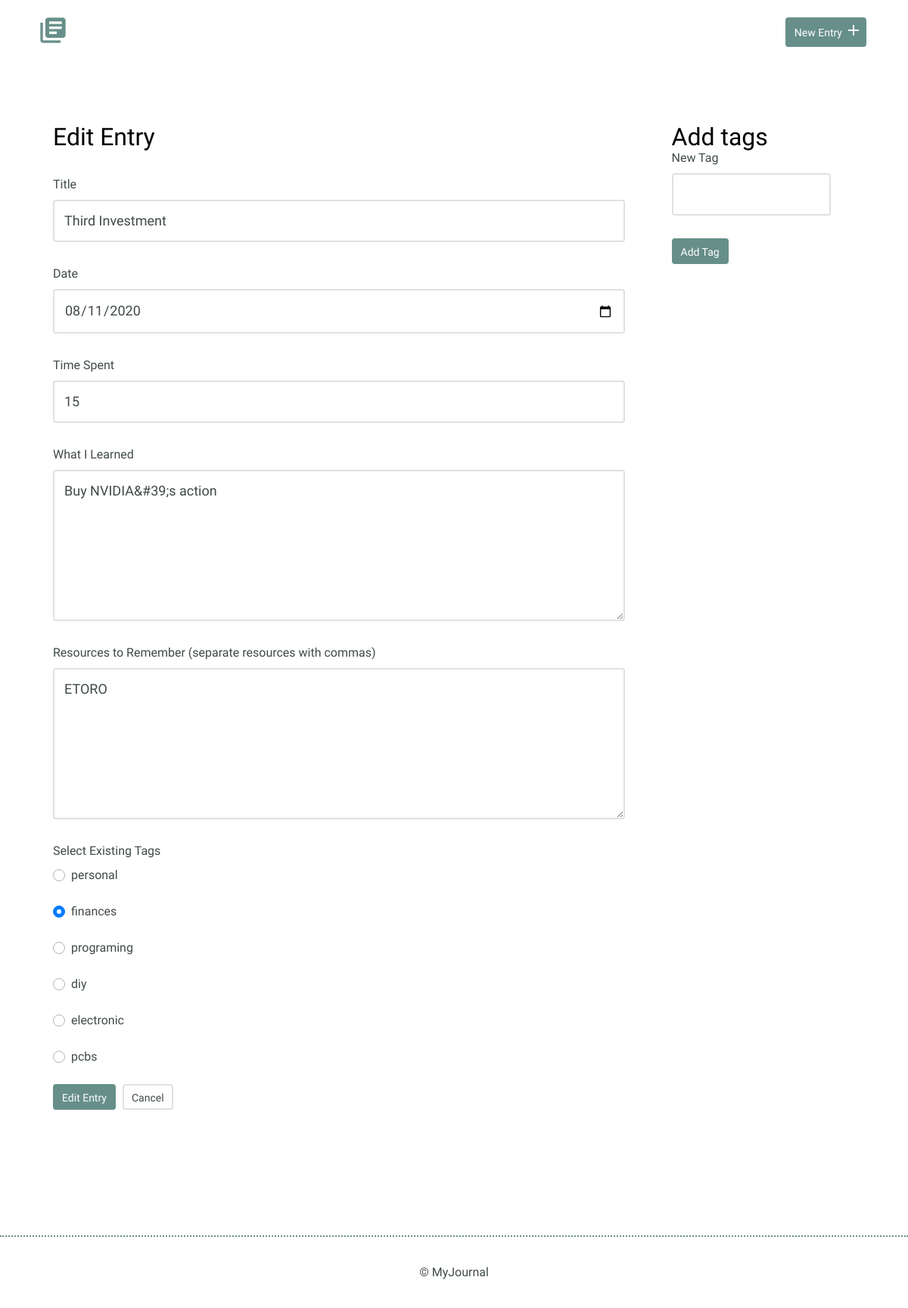
Page /edit.php?id=8 on the earlier database version.
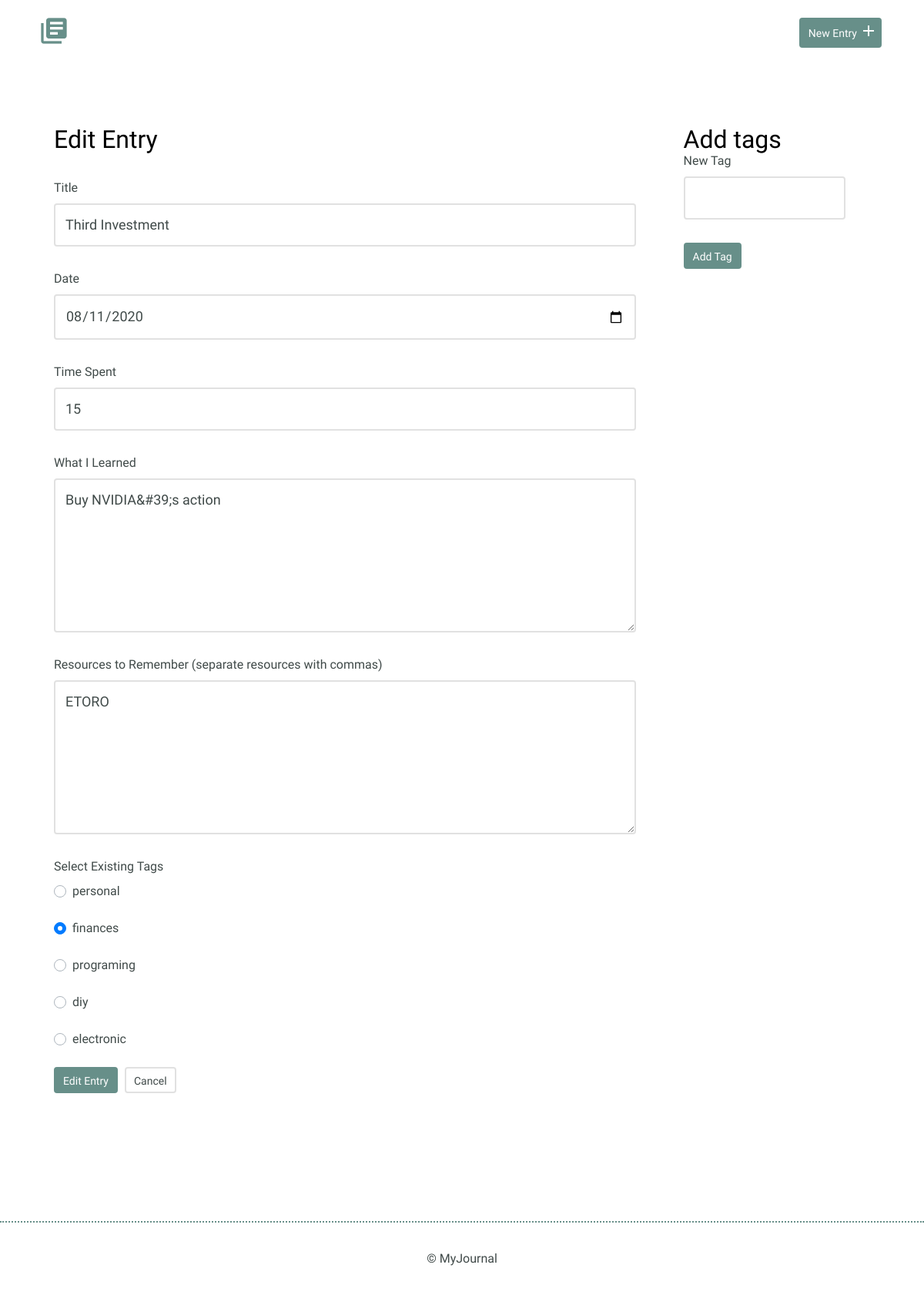
Same page on the later database version.
### tables this page shows
CREATE TABLE "tags" (
	"id"	INTEGER,
	"tag"	TEXT UNIQUE,
	PRIMARY KEY("id" AUTOINCREMENT)
);

### inc/functions.php (called while the page is built, shortened)
<?php
    function get_specific_entry($ID){
        include('connection.php');
        $sql = 'SELECT * FROM entries WHERE id = ?';
        try {
            $results = $db -> prepare($sql);
            $results -> bindValue(1, $ID, PDO::PARAM_INT);
            $results -> execute();
        } catch (Exception $e) {
            echo "Error!: " . $e -> getMessage() . "<br />";
            return false;
        }
        return $results -> fetch();
    }
    function get_tags_entry($ID){
        include('connection.php');
        $sql = 'SELECT tags.id, tags.tag FROM entries_tags_relation '
                . 'INNER JOIN entries ON entries_tags_relation.entry_id = entries.id '
                . 'INNER JOIN tags ON entries_tags_relation.tag_id = tags.id '
		        . 'WHERE entries.id = ?';
        try {
            $results = $db -> prepare($sql);
            $results -> bindValue(1, $ID, PDO::PARAM_INT);
            $results -> execute();
        } catch (Exception $e) {
            echo "Error: "  . $e -> getMessage() . '<br/>';
            return array();
        }
        return $results -> fetchAll(PDO::FETCH_ASSOC);
    }
    function get_all_tags(){
        include('connection.php');
        $sql = 'SELECT id, tag FROM tags';
        try {
            $results = $db -> query($sql);
        } catch (Exception $e) {
            echo "Error: "  . $e -> getMessage() . '<br/>';
            return array();
        }
        return $results -> fetchAll(PDO::FETCH_ASSOC);
    }
?>

### edit.php (the view, shortened to what this page needs)
<?php
    require 'inc/functions.php';
    $entry_id = $title = $date = $time = $learned = $resources = $tag ='' ;
    $selected_tags = array();
    if (isset($_GET['id'])) {
        list($entry_id, $title, $date, $time, $learned, $resources)  = get_specific_entry(filter_input(INPUT_GET, 'id', FILTER_SANITIZE_NUMBER_INT));
        foreach(get_tags_entry($entry_id) as $item) {
            array_push($selected_tags, $item['id']);
        }
    }
    include 'inc/header.php';
?>
<div class="container row">
    <div class="col-9">
        <div class="edit-entry">
            <h2>Edit Entry</h2>
                <form method="post" action="edit.php">
                        <label for="title"> Title</label>
                        <input id="title" type="text" name="title" value="<?php echo htmlspecialchars($title)?>"><br>
                        <label for="date">Date</label>
                        <input id="date" type="date" name="date" value="<?php echo htmlspecialchars($date)?>"><br>
                        <label for="time-spent"> Time Spent</label>
                        <input id="time-spent" type="text" name="timeSpent" value="<?php echo htmlspecialchars($time)?>"><br>
                        <label for="what-i-learned">What I Learned</label>
                        <textarea id="what-i-learned" rows="5" name="whatILearned"><?php echo htmlspecialchars($learned)?></textarea>
                        <label for="resources-to-remember">Resources to Remember (separate resources with commas)</label>
                        <textarea id="resources-to-remember" rows="5" name="ResourcesToRemember"><?php echo htmlspecialchars($resources)?></textarea>
                        <label for="tags">Select Existing Tags</label>
                        <?php
                            foreach (get_all_tags() as $item) {
                                echo    '<div class="custom-control custom-radio">';
                                echo '<label class="custom-control-label" for="tag' . $item['id'] . '">' . $item['tag'] . '</label>'
                                        . '</div>';
                                echo '<br>';
                            }
                        ?>
                        <input type="submit" value="Edit Entry" class="button">
                    <?php echo '<a href="detail.php?id=' . $entry_id .'"' . 'class="button button-secondary">' ?> Cancel</a>
                </form>
        </div>
    </div>
    <div class="col-3">
        <div class="entry-list single">
            <h2>Add tags</h2>
            <form method="post" action="edit.php">
                 <label for="new-tag">New Tag</label>
                 <input id="new-tag" type="text" name="new-tag" value=""><br>
                <input type="submit" value="Add Tag" class="button">
            </form>
        </div>
    </div>
</div>
<?php
    include 'inc/footer.php';
?>

Differences in the rows shown:
removed tags: tag "pcbs"
